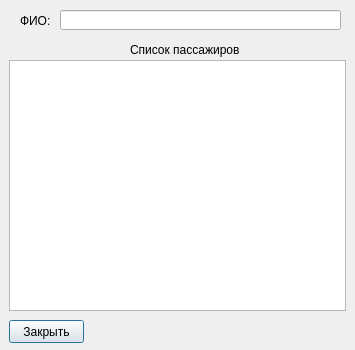
<?xml version="1.0" encoding="UTF-8"?>
<ui version="4.0">
 <class>PassesViewWindow</class>
 <widget class="QDialog" name="PassesViewWindow">
  <property name="geometry">
   <rect>
    <x>0</x>
    <y>0</y>
    <width>355</width>
    <height>350</height>
   </rect>
  </property>
  <property name="minimumSize">
   <size>
    <width>355</width>
    <height>350</height>
   </size>
  </property>
  <property name="maximumSize">
   <size>
    <width>355</width>
    <height>350</height>
   </size>
  </property>
  <property name="windowTitle">
   <string>Просмотр пассажиров</string>
  </property>
  <property name="windowIcon">
   <iconset resource="icons.qrc">
    <normaloff>:/new/prefix1/icons1/samolet.jpg</normaloff>:/new/prefix1/icons1/samolet.jpg</iconset>
  </property>
  <widget class="QTableView" name="passesView">
   <property name="geometry">
    <rect>
     <x>9</x>
     <y>60</y>
     <width>337</width>
     <height>251</height>
    </rect>
   </property>
   <property name="editTriggers">
    <set>QAbstractItemView::NoEditTriggers</set>
   </property>
   <property name="selectionMode">
    <enum>QAbstractItemView::SingleSelection</enum>
   </property>
   <property name="sortingEnabled">
    <bool>true</bool>
   </property>
  </widget>
  <widget class="QPushButton" name="pushButton">
   <property name="geometry">
    <rect>
     <x>9</x>
     <y>320</y>
     <width>75</width>
     <height>23</height>
    </rect>
   </property>
   <property name="maximumSize">
    <size>
     <width>100</width>
     <height>16777215</height>
    </size>
   </property>
   <property name="text">
    <string>Закрыть</string>
   </property>
  </widget>
  <widget class="QLabel" name="label">
   <property name="geometry">
    <rect>
     <x>130</x>
     <y>40</y>
     <width>111</width>
     <height>20</height>
    </rect>
   </property>
   <property name="text">
    <string>Список пассажиров</string>
   </property>
  </widget>
  <widget class="QLabel" name="label_2">
   <property name="geometry">
    <rect>
     <x>20</x>
     <y>10</y>
     <width>47</width>
     <height>21</height>
    </rect>
   </property>
   <property name="text">
    <string>ФИО:</string>
   </property>
  </widget>
  <widget class="QLineEdit" name="fullNameFilter">
   <property name="geometry">
    <rect>
     <x>60</x>
     <y>10</y>
     <width>281</width>
     <height>20</height>
    </rect>
   </property>
  </widget>
 </widget>
 <resources>
  <include location="icons.qrc"/>
 </resources>
 <connections>
  <connection>
   <sender>passesView</sender>
   <signal>activated(QModelIndex)</signal>
   <receiver>PassesViewWindow</receiver>
   <slot>editPass(QModelIndex)</slot>
   <hints>
    <hint type="sourcelabel">
     <x>199</x>
     <y>149</y>
    </hint>
    <hint type="destinationlabel">
     <x>199</x>
     <y>149</y>
    </hint>
   </hints>
  </connection>
  <connection>
   <sender>pushButton</sender>
   <signal>clicked()</signal>
   <receiver>PassesViewWindow</receiver>
   <slot>close()</slot>
   <hints>
    <hint type="sourcelabel">
     <x>58</x>
     <y>279</y>
    </hint>
    <hint type="destinationlabel">
     <x>199</x>
     <y>149</y>
    </hint>
   </hints>
  </connection>
  <connection>
   <sender>fullNameFilter</sender>
   <signal>editingFinished()</signal>
   <receiver>PassesViewWindow</receiver>
   <slot>startFilter()</slot>
   <hints>
    <hint type="sourcelabel">
     <x>200</x>
     <y>19</y>
    </hint>
    <hint type="destinationlabel">
     <x>177</x>
     <y>174</y>
    </hint>
   </hints>
  </connection>
 </connections>
 <slots>
  <slot>editPass(QModelIndex)</slot>
  <slot>startFilter()</slot>
 </slots>
</ui>
